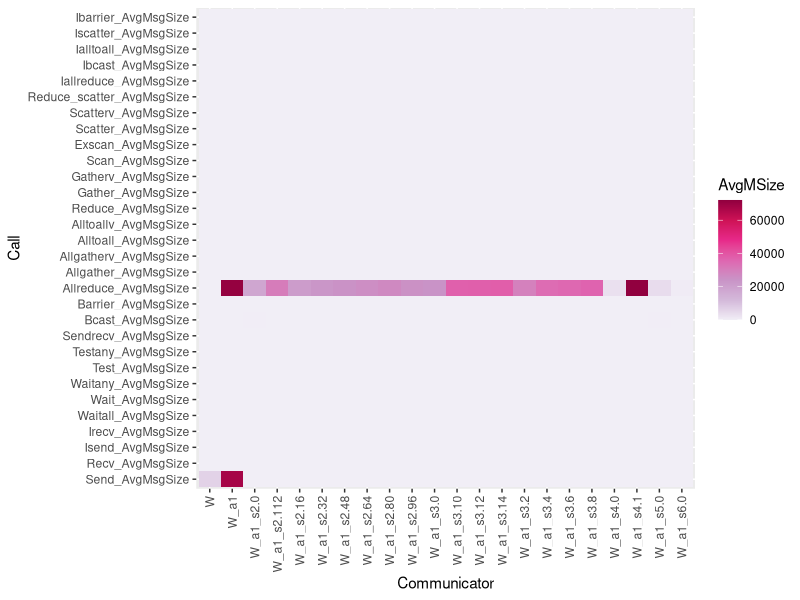
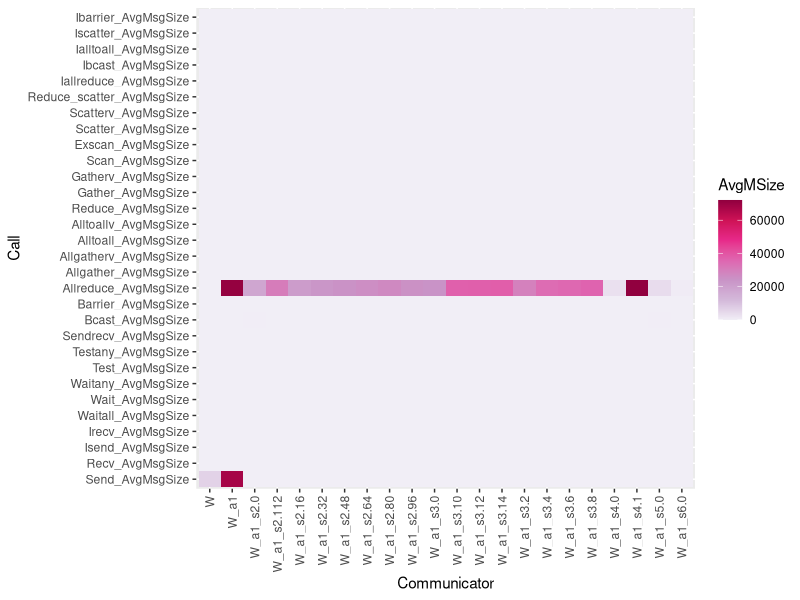

Recreate these plots in R, in order.
df<-read.csv("splatt_128procs_med5tns.csv",header=TRUE,skip=5)
library(ggplot2)
p<-ggplot(data=df[df$Send_Calls > 0, ], aes(x=Comm, y=Send_Calls, fill=Comm)) +
  geom_bar(stat="identity")
#g<-ggplot(data=df, aes(x=dose, y=len, fill=supp)) +
#  geom_bar(stat="identity")

df <- df[df$Comm != "NULL", ]

library(tidyverse)
df <- df %>% select(ends_with(c("_AvgMsgSize", "Comm")))

#str(df)

library(reshape)

library(RColorBrewer)
library(viridis)
                          
df2 <- melt(df)
str(df2)
colnames(df2) <- c("Communicator", "Call", "AvgMSize")
#heatmap(as.matrix(df2[,-1]))
library(RColorBrewer)
coul <- colorRampPalette(brewer.pal(8, "PiYG"))(25)
g <- ggplot(df2, aes(x = Communicator, y = Call, fill = AvgMSize)) +
  geom_tile() + theme(axis.text.x = element_text(angle = 90, vjust = 0.5, hjust=1)) + 
  scale_fill_distiller(palette = 11,direction = 1)
  #scale_fill_viridis()
  #scale_fill_gradient(low="yellow",high="black",space="Lab")
  #scale_fill_gradient(low = "#ff2D00",high = "#ffffff",guide = "colorbar")
ggsave(file="test.svg", plot=g, width=10, height=8)
print(g)
